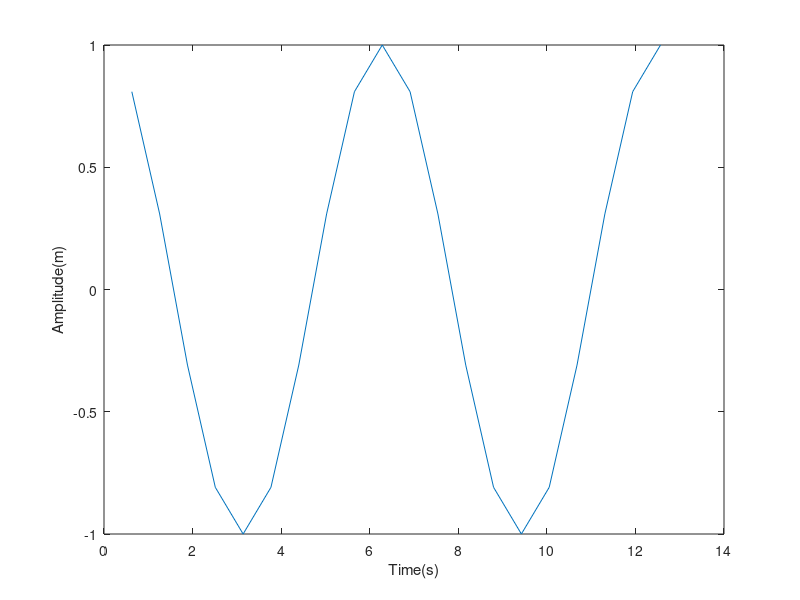
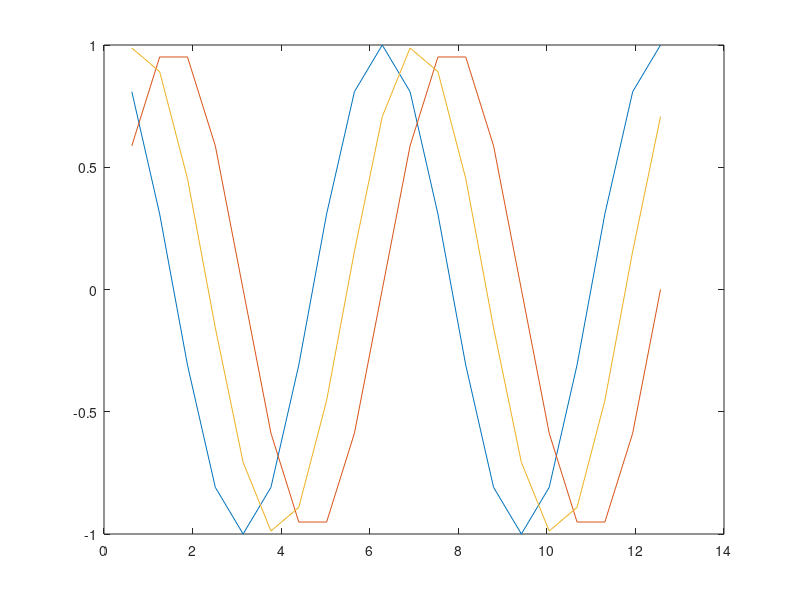

These figures' MATLAB source, in order:
A = zeros(4,20);
for j = 1:20
    A(1,j) = j * 2 * pi / 10;
end
for j = 1:20
    A(2,j) = cos(A(1,j));
end
for j = 1:20
    A(3,j) = sin(A(1,j));
end
for j = 1:20
    A(4,j) = 1 / sqrt(2) * (A(2,j) + A(3,j));
end
disp(A(:,10));
figure(1);
x1 = [A(1,1)];
for j = 2:20
    x1 = [x1,A(1,j)];
end
y1 = [A(2,1)];
for j = 2:20
    y1 = [y1,A(2,j)];
end
plot(x1,y1);
xlabel('Time(s)');
ylabel('Amplitude(m)');
figure(2);
y2 = [A(3,1)];
for j = 2:20
    y2 = [y2,A(3,j)];
end
y3 = [A(4,1)];
for j = 2:20
    y3 = [y3,A(4,j)];
end
plot(x1,y1,x1,y2,x1,y3);